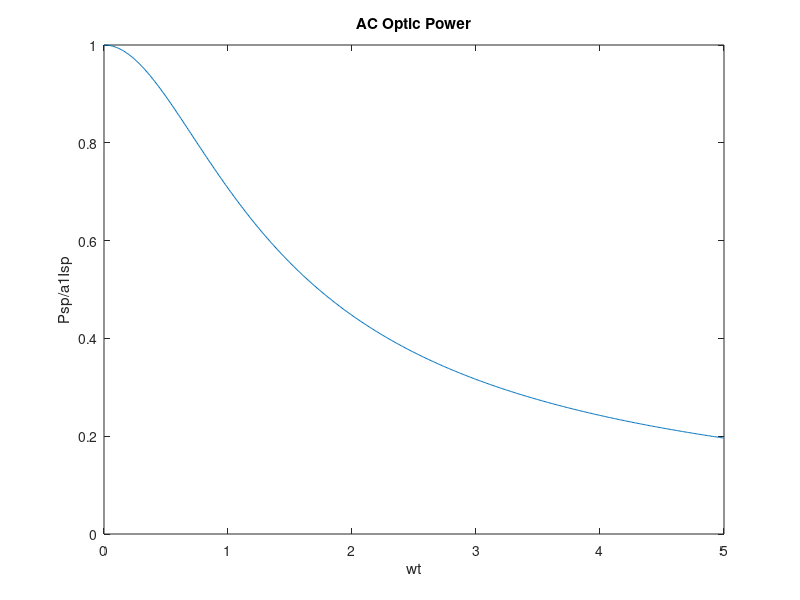

MATLAB code to generate this figure:
f = 0:500;
w = 2*pi*f;
T = 1.59e-3;
x = w*T;
Psp = 1./(sqrt(1+(w.^2).*(T.^2)));
plot(x,Psp)
title('AC Optic Power');
xlabel('wt');
ylabel('Psp/a1Isp');